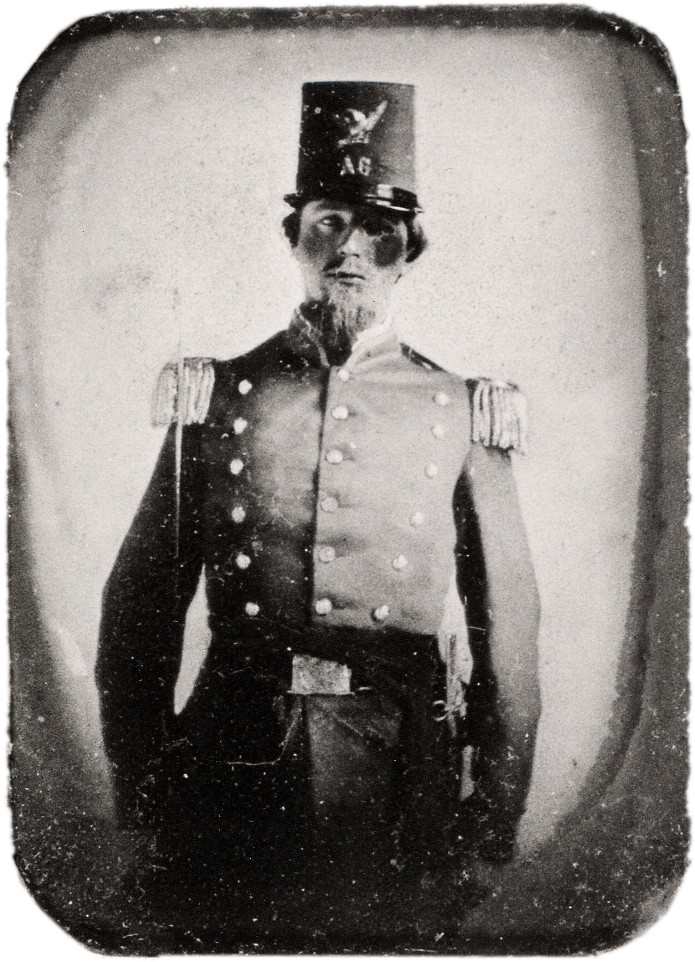
#> input picture datos/danado_retrato_1860.jpg, 1390 x 1924 px, found by its file name (shown at 1/2 size)
$ jupyter execute --allow-errors 04_fotos_antiguas.ipynb   (shell and % lines are left out)
#> lines starting #> are read from the running program, lines starting #| are printed output that depends on the picture; after the words box and inside, x2 and y2 are one past the last pixel; in counts of white or black regions, pixels touching at a corner belong together
# Fotos antiguas: reparar con una máscara y ver qué inventa el modelo

**Materiales desarrollados por Matías Barreto, 2026**

**Tecnicatura Superior en Ciencias de Datos e Inteligencia Artificial — IFTS N.º 24**
* **Nomenclatura oficial:** Procesamiento Digital de Imágenes
* **Nombre de trabajo:** Laboratorio de Tecnologías de la Imagen Digital

---

## Objetivo

Reparar dos fotos dañadas, una por vía clásica y otra con difusión, y distinguir qué se recupera de qué se inventa.

## Al terminar este cuaderno vas a poder:

1. Construir una máscara que marque el daño de una foto.
2. Reparar con `cv2.inpaint` y con un modelo de difusión, y comparar.
3. Explicar por qué una cara reconstruida es creíble pero no verificable.

## Preparación

Necesita **GPU** (T4). Usamos dos fotos dañadas de verdad (dominio público): un **retrato de 1860** con los ojos oscurecidos y un **negativo de vidrio de 1888** con emulsión desprendida. Ninguna tiene "original limpio": **no hay forma de comprobar** si la reparación es correcta.

[cell 1]
from google.colab import drive

drive.mount('/content/drive')

CARPETA = '/content/drive/MyDrive/015_modelos_difusion'  # carpeta de la unidad en tu Drive
DATOS = f'{CARPETA}/datos'  # imágenes de ejemplo

[cell 2]
import torch

#> (the rest of this cell did not finish here and is left out)

[cell 3]
import os

RESULTADOS = f'{CARPETA}/resultados'  # acá guardamos lo que generamos
os.makedirs(RESULTADOS, exist_ok=True)

## 1. El retrato: la máscara decide qué se inventa

El **inpainting** repara solo la zona que le marcás con una **máscara** (blanco = reparar, negro = conservar). Marcamos a mano un rectángulo sobre los ojos.

[cell 4]
import gc
import cv2
import numpy as np
import matplotlib.pyplot as plt
from PIL import Image

retrato = Image.open(f'{DATOS}/danado_retrato_1860.jpg').convert('RGB')
#> retrato is the input picture: PIL image 1390x1924 RGB; mean R, G, B 134.2, 130.1, 126.9
retrato = retrato.crop((450, 330, 950, 830)).resize((512, 512))  # recorte centrado en la cara
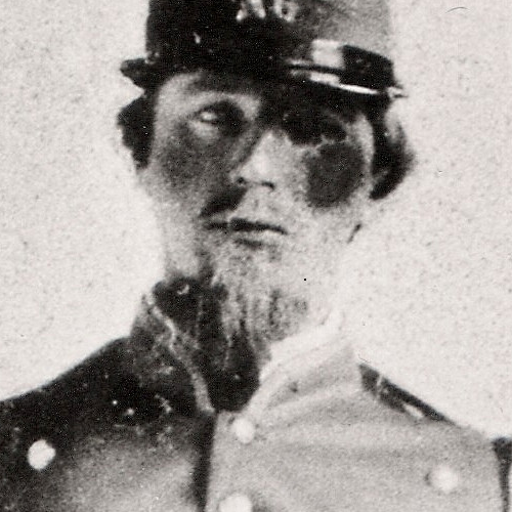
#> retrato: PIL image 512x512 RGB; mean R, G, B 162.2, 157.4, 153.8

mascara_ojos = np.zeros((512, 512), dtype=np.uint8)  # todo negro: no se toca
mascara_ojos[87:169, 164:358] = 255  # rectángulo blanco sobre los ojos
mascara_ojos = Image.fromarray(mascara_ojos)
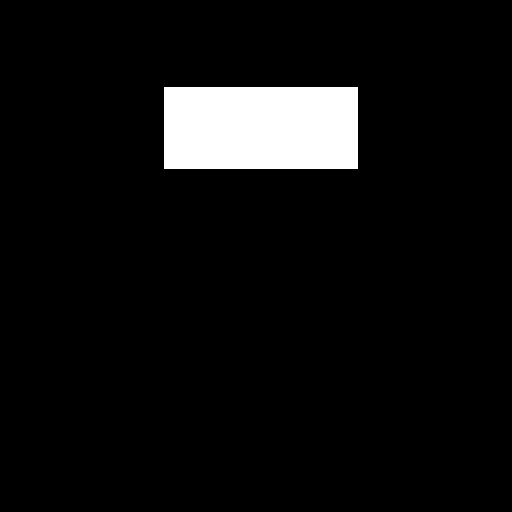
#> mascara_ojos: PIL image 512x512 L; 6.1% white; 1 white region, box (x1, y1, x2, y2) and area: (164, 87, 358, 169) 15908

retrato.save(f'{RESULTADOS}/retrato_original.png')

figura, ejes = plt.subplots(1, 2, figsize=(10, 5))
ejes[0].imshow(retrato)
ejes[0].set_title('retrato (1860)')
ejes[1].imshow(mascara_ojos, cmap='gray')
ejes[1].set_title('máscara: lo que se va a reparar')
ejes[0].axis('off')
ejes[1].axis('off')
plt.show()
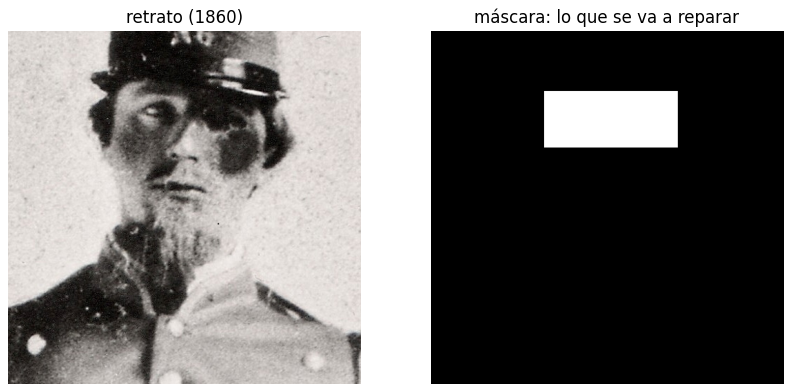
#> figure drawn by matplotlib, 2 panels

Cargamos un modelo de **inpainting** de Stable Diffusion 1.5. Es el mismo modelo del cuaderno 03, entrenado además para rellenar zonas enmascaradas. Parámetros nuevos:

- `mask_image`: la máscara.
- `prompt`: qué debería haber en la zona. Es una **orden**, no una observación.

Generamos con tres *seeds* distintas.

[cell 5]
from diffusers import AutoPipelineForInpainting

#> (the rest of this cell did not finish here and is left out)

> **Para mirar.** Tres semillas dan tres miradas distintas, todas creíbles. **Ninguna es la persona real**: los ojos son una invención del modelo. Una foto restaurada así puede engañar a quien la ve.

## 2. El negativo de vidrio: una máscara automática

Acá el daño es grande y tiene un patrón: las zonas desprendidas quedan **negras**. Armamos la máscara con un umbral:

1. Marcar los píxeles muy oscuros (`gris < 22`).
2. Descartar manchas diminutas (que suelen ser sombras reales).
3. Ensanchar un poco la zona (`dilate`) para cubrir los bordes.

[cell 6]
puente = cv2.imread(f'{DATOS}/danado_puente_1888.jpg')  # OpenCV lee en BGR
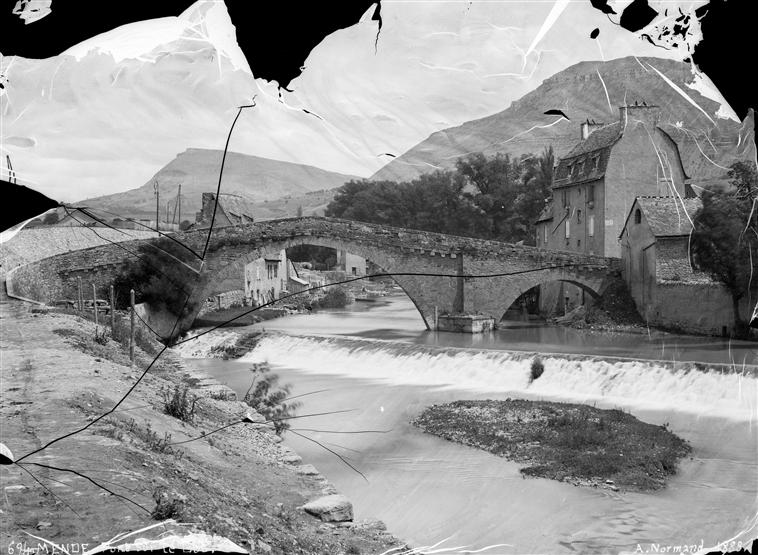
#> input picture datos/danado_puente_1888.jpg, 758 x 555 px, found by its file name
#> puente is the input picture: shape (555, 758, 3); min 0, max 255, mean 144.9
gris = cv2.cvtColor(puente, cv2.COLOR_BGR2GRAY)

oscuros = (gris < 22).astype(np.uint8) * 255  # 255 donde el píxel es casi negro
#> oscuros: shape (555, 758); 6.6% white; 549 white regions (506 under 20 px), largest, box (x1, y1, x2, y2) and area: (224, 0, 381, 92) 7423, (0, 0, 197, 59) 6259, (692, 0, 758, 160) 5859
cantidad, etiquetas, estadisticas, _ = cv2.connectedComponentsWithStats(oscuros)  # agrupa manchas conectadas
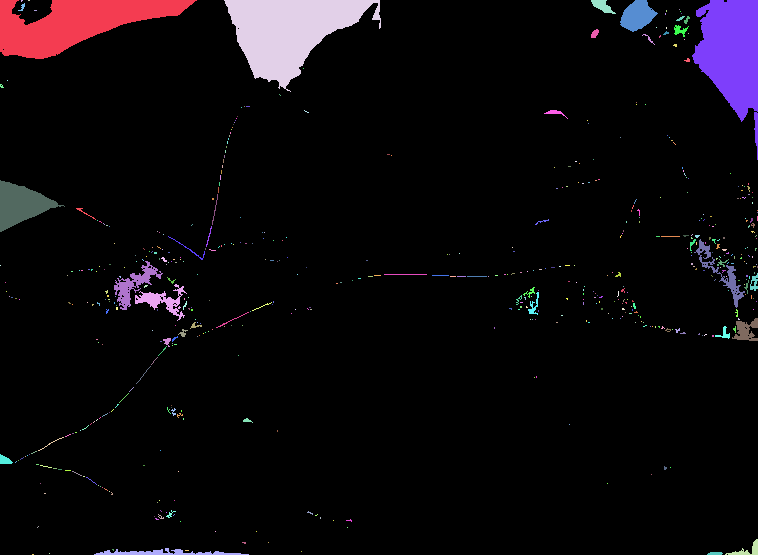
#> etiquetas: shape (555, 758) int32; 550 distinct labels, from 0 to 549; one colour per label, 0 black
#> cantidad = 550; estadisticas = 550 rows, first 6: [0, 0, 758, 555, 392938], [0, 0, 197, 59, 6259], [21, 0, 2, 2, 3], [28, 0, 2, 1, 2], [224, 0, 157, 92, 7423], [591, 0, 25, 14, 177]
for numero in range(1, cantidad):  # la etiqueta 0 es el fondo
    area = estadisticas[numero][cv2.CC_STAT_AREA]
    if area < 25:
        oscuros[etiquetas == numero] = 0  # descartamos manchas chicas
#> this loop made 549 passes
#> area on passes 1, 4, 5: 6259, 7423, 177
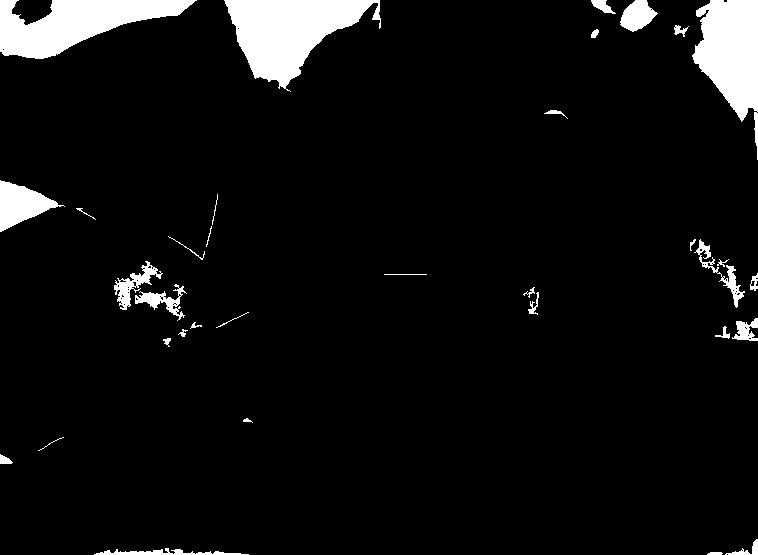
#> oscuros: shape (555, 758); 6.2% white; 34 white regions, largest, box (x1, y1, x2, y2) and area: (224, 0, 381, 92) 7423, (0, 0, 197, 59) 6259, (692, 0, 758, 160) 5859

mascara_puente = cv2.dilate(oscuros, np.ones((5, 5), np.uint8))
#> mascara_puente: shape (555, 758); 8.3% white; 25 white regions, largest, box (x1, y1, x2, y2) and area: (222, 0, 383, 94) 8299, (0, 0, 199, 61) 6998, (690, 0, 758, 162) 6482
print(f'Zona marcada como dañada: {mascara_puente.mean() / 255:.1%}')
#| Zona marcada como dañada: 8.3%

superpuesta = puente.copy()
superpuesta[mascara_puente > 0] = (0, 0, 255)  # rojo (en BGR)
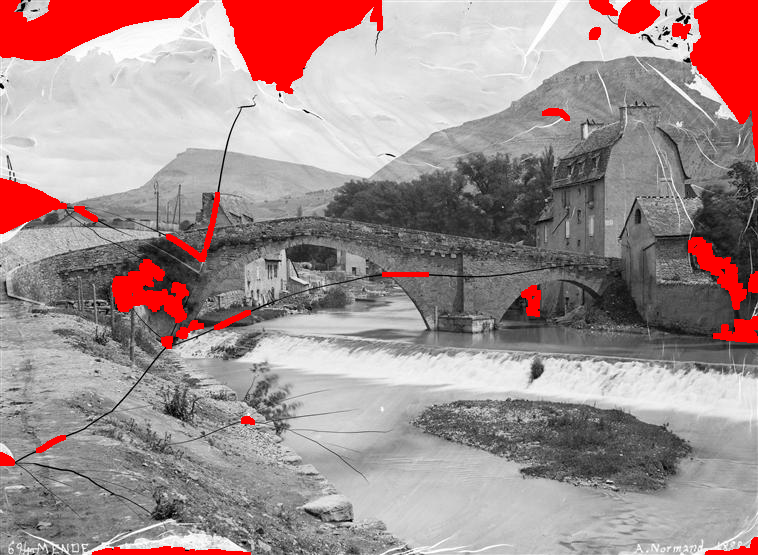
#> superpuesta: shape (555, 758, 3); 8.26% of pixels changed, all inside (x1, y1, x2, y2) = (0, 0, 758, 555)
figura, ejes = plt.subplots(1, 2, figsize=(14, 5))
ejes[0].imshow(cv2.cvtColor(puente, cv2.COLOR_BGR2RGB))
ejes[0].set_title('negativo dañado (1888)')
ejes[1].imshow(cv2.cvtColor(superpuesta, cv2.COLOR_BGR2RGB))
ejes[1].set_title('zona que se va a reparar (rojo)')
ejes[0].axis('off')
ejes[1].axis('off')
plt.show()
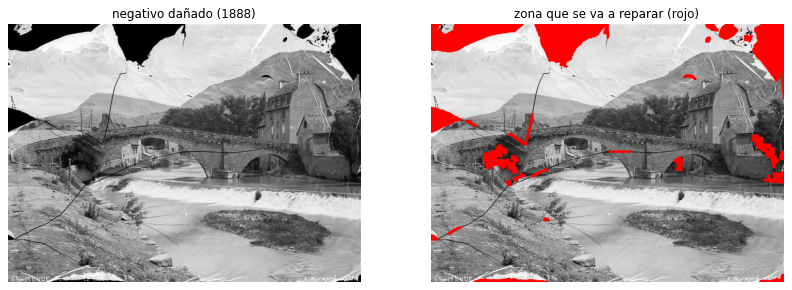
#> figure drawn by matplotlib, 2 panels

> **Para mirar.** La máscara agarra las manchas grandes pero **no** las grietas finas. Lo que reparás depende de lo que marcás: la máscara es una decisión tuya.

## 3. Reparar: clásico frente a difusión

`cv2.inpaint` rellena cada hueco propagando los píxeles de alrededor. `radius` es qué tan lejos mira. No inventa objetos, pero en huecos grandes deja manchas borrosas.

[cell 7]
puente_rgb = cv2.cvtColor(puente, cv2.COLOR_BGR2RGB)
reparado_clasico = cv2.inpaint(puente_rgb, mascara_puente, 5, cv2.INPAINT_TELEA)  # radio de 5 píxeles
Image.fromarray(reparado_clasico).save(f'{RESULTADOS}/puente_clasico.png')
Image.fromarray(reparado_clasico)

[cell 8]
foto_puente = Image.fromarray(puente_rgb).resize((768, 560))  # medidas múltiplos de 8
mascara_pil = Image.fromarray(mascara_puente).resize((768, 560), Image.NEAREST)  # NEAREST: sin grises intermedios
#> mascara_pil: PIL image 768x560 L; 8.2% white; 25 white regions, largest, box (x1, y1, x2, y2) and area: (225, 0, 388, 95) 8482, (0, 0, 202, 62) 7145, (699, 0, 768, 163) 6647

#> (the rest of this cell did not finish here and is left out)

> **Para mirar.** Fijate en el cielo: ¿qué rellenó cada método? El clásico estira lo que tiene alrededor; la difusión dibuja **nubes que nunca existieron**. En el cielo no importa, pero en una cara o en un documento sí.

## 4. Y el color

Una foto en blanco y negro no guarda el color: **hay que inventarlo**. Para poder comprobarlo usamos una foto que sí tiene el color real (Prokudin-Gorsky, 1909) y le quitamos el color.

[cell 9]
color_real = Image.open(f'{DATOS}/original_kirillov_1909.jpg').convert('RGB').resize((480, 415))
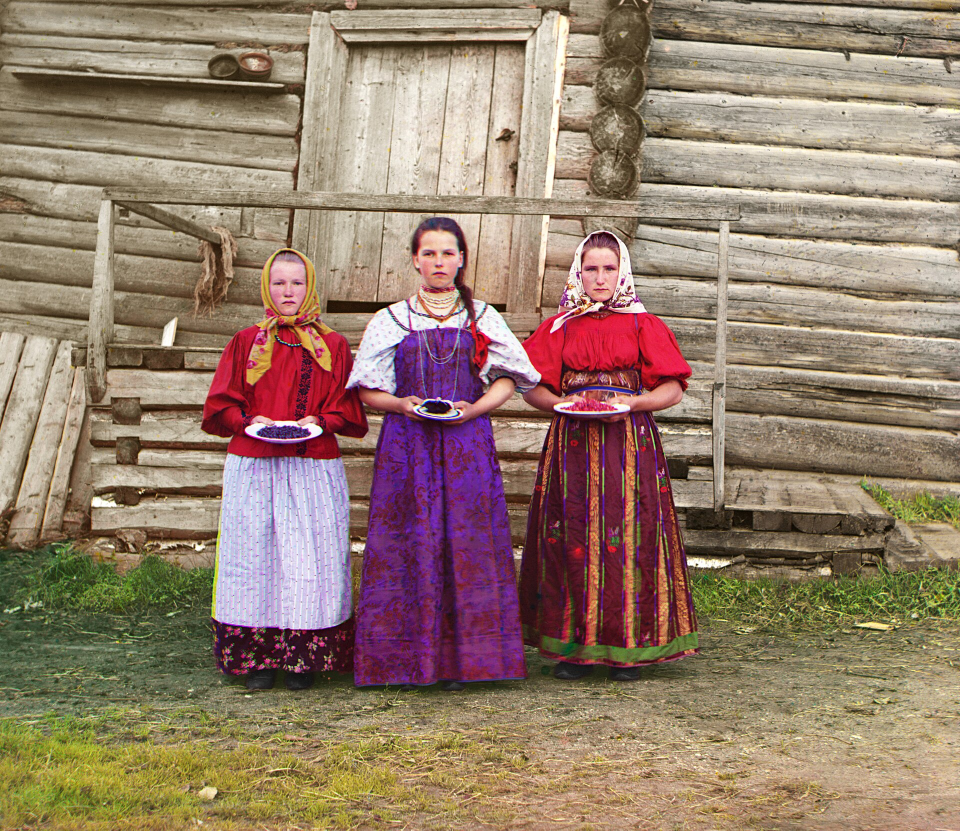
#> input picture datos/original_kirillov_1909.jpg, 1920 x 1661 px, found by its file name (shown at 1/2 size)
en_gris = color_real.convert('L').convert('RGB')  # blanco y negro, con tres canales
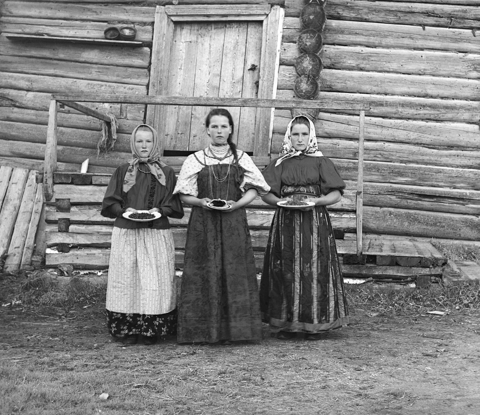
#> en_gris: PIL image 480x415 RGB; min 1, max 255, mean 130.8
en_gris.save(f'{RESULTADOS}/kirillov_gris.png')

figura, ejes = plt.subplots(1, 2, figsize=(11, 5))
ejes[0].imshow(en_gris)
ejes[0].set_title('lo que tendría una foto en blanco y negro')
ejes[1].imshow(color_real)
ejes[1].set_title('el color real (lo sabemos por esta foto)')
ejes[0].axis('off')
ejes[1].axis('off')
plt.show()
